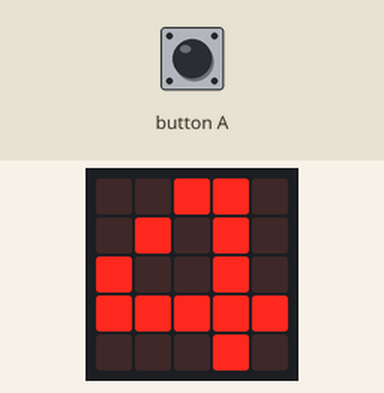
Simulated run of this program. Board: BBC micro:bit running MicroPython. On the bench: the board's 5×5 LED display. The inputs (shaded band) are chosen by the test bench. Random numbers come from a fixed seed; the 48×5 strip is a reading aid, not a part: it shows the text the display is scrolling, unrolled, one strip-width of it at a time.

Above: at 9.4 s.
9.5 s: button A pressed for 0.15 s
At 10.6 s:
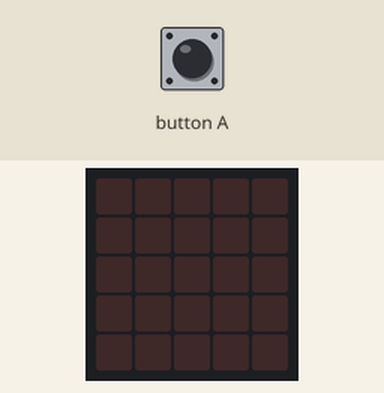
12.6 s: button A pressed for 1 s
At 13.6 s:
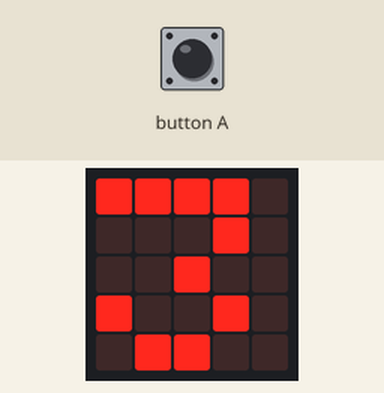
15.1 s: button A pressed for 0.15 s
At 16.1 s:
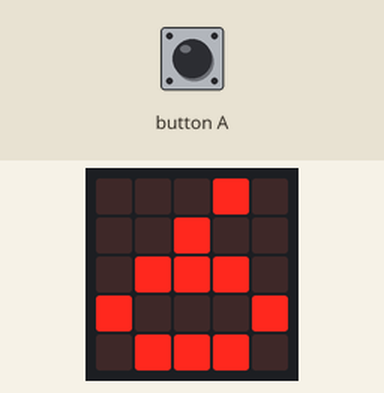
17.2 s: button A pressed for 3.2 s
At 19.1 s:
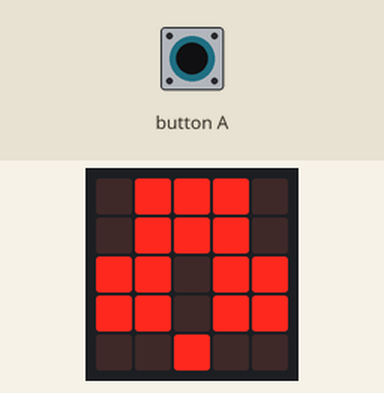

The program:

pickacard.py
```python
#pickacard
#button A shows a random Card value and suit
from microbit import *
import random

display.scroll('Pick a Card', wait = True)

ImageSPADE = Image('00900:09990:99999:90909:00900')
ImageCLUB = Image('09990:09990:99099:99099:00900')
suitsImages = {
    'hearts':Image.HEART,
    'diamonds':Image.DIAMOND,
    'spades':ImageSPADE,
    'clubs':ImageCLUB}


class Card:
    def __init__(self, value, suit):
        self.value = value
        self.suit = suitsImages[suit]


suits = ['hearts', 'diamonds', 'spades', 'clubs']
values = ['2','3','4','5','6','7','8','9','A','J','Q','K']
deck = [Card(value, suit) for value in values for suit in suits]

randomCard = random.choice(deck)
while True:
    if button_a.was_pressed():
        display.clear()
        sleep(500)
        randomCard = random.choice(deck)
    display.show(randomCard.value)
    sleep(500)
    display.show(randomCard.suit)
    sleep(500)
```

Measured:
- what the display in image 1 shows lasts 0.5 s, from 10.3 s to 10.8 s
